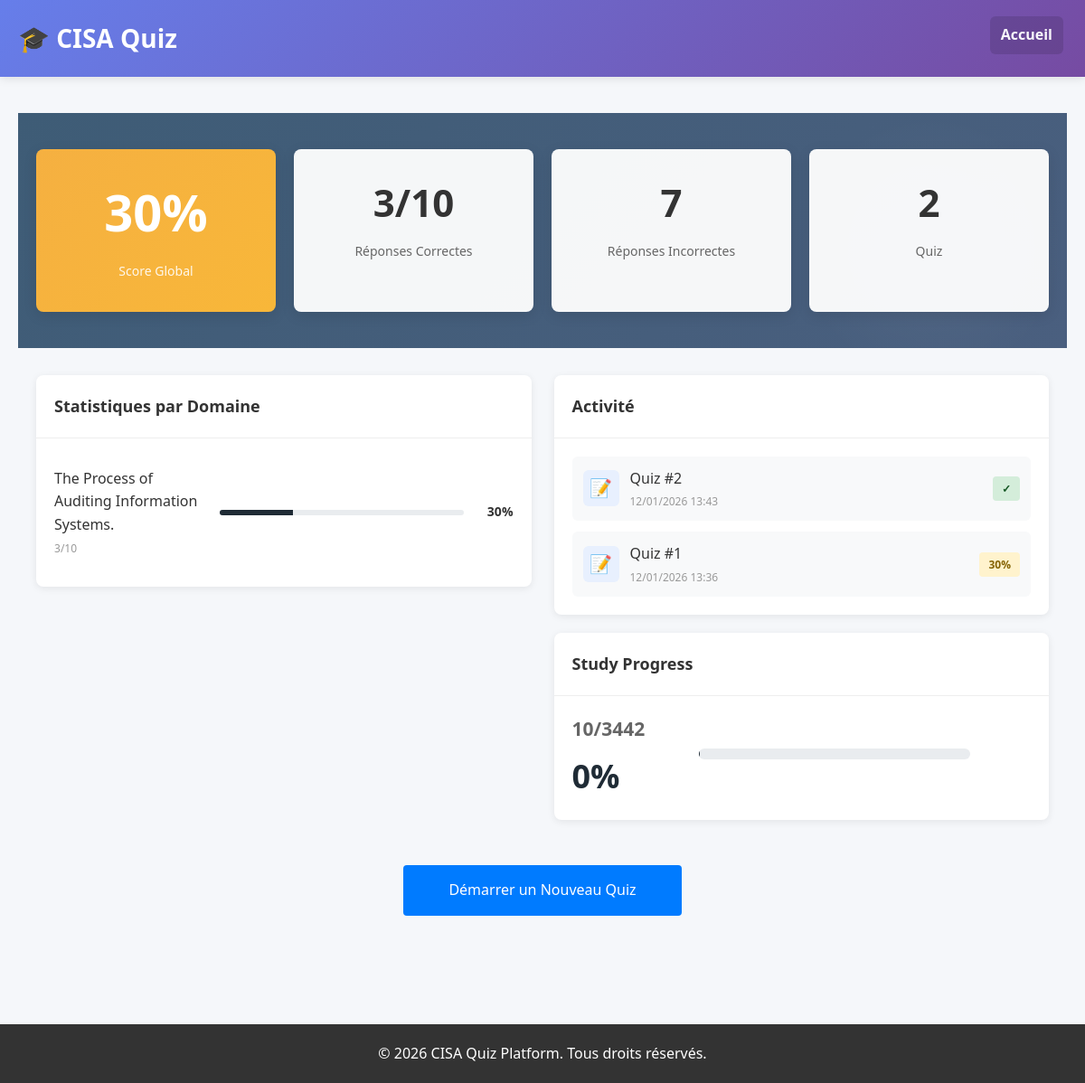
/dashboard, run on the app's committed database.
### app/models.py (models this page shows, shortened)
class Questions(db.Model):
    __tablename__ = 'questions'
    id = db.Column(db.Integer, primary_key=True, autoincrement=True)
    text = db.Column(db.Text, nullable=False)
    options = db.Column(db.JSON, nullable=False)  # Liste de réponses possibles
    correct = db.Column(db.Integer, nullable=False)  # Index de la bonne réponse (0-based)
    explanation = db.Column(db.Text, nullable=True)
    theme = db.Column(db.String(100), nullable=False)
    updated_at = db.Column(db.DateTime, default=lambda: datetime.now(timezone.utc))

### app/routes.py (the view)
@app.route('/dashboard')
def dashboard():
    all_sessions = SessionQuiz.query.all()
    all_answers = SessionAnswer.query.all()
    last_answer_by_question = {}
    for answer in all_answers:
        question_id = answer.question_id
        if question_id not in last_answer_by_question or answer.id > last_answer_by_question[question_id].id:
            last_answer_by_question[question_id] = answer
    unique_answers = list(last_answer_by_question.values())
    total_answers = len(unique_answers)
    correct_answers = sum(1 for a in unique_answers if a.is_correct)
    incorrect_answers = total_answers - correct_answers
    overall_score = (correct_answers / total_answers * 100) if total_answers > 0 else 0
    total_questions_in_db = Questions.query.count()
    progression_percentage = (total_answers / total_questions_in_db * 100) if total_questions_in_db > 0 else 0
    theme_stats_dict = {}
    for answer in unique_answers:
        question = Questions.query.get(answer.question_id)
        if question:
            theme = question.theme
            if theme not in theme_stats_dict:
                theme_stats_dict[theme] = {'correct': 0, 'total': 0}
            theme_stats_dict[theme]['total'] += 1
            if answer.is_correct:
                theme_stats_dict[theme]['correct'] += 1
    theme_data = []
    for theme, stats in sorted(theme_stats_dict.items()):
        total = stats['total']
        correct = stats['correct']
        percentage = (correct / total * 100) if total > 0 else 0
        theme_data.append({
            'name': theme,
            'correct': correct,
            'total': total,
            'percentage': round(percentage, 1)
        })
    recent_sessions = SessionQuiz.query.order_by(SessionQuiz.id_session.desc()).limit(10).all()
    session_history = []
    for sess in recent_sessions:
        answers = SessionAnswer.query.filter(SessionAnswer.session_id == sess.id_session).all()
        correct = sum(1 for a in answers if a.is_correct)
        total = len(answers)
        session_history.append({
            'session_id': sess.id_session,
            'score': round(sess.score, 1) if sess.score else 0,
            'correct': correct,
            'total': total,
            'date': sess.created_at.strftime('%d/%m/%Y %H:%M') if sess.created_at else 'N/A'
        })
    return render_template('dashboard.html',
                         overall_score=round(overall_score, 1),
                         total_answers=total_answers,
                         correct_answers=correct_answers,
                         incorrect_answers=incorrect_answers,
                         progression_percentage=round(progression_percentage, 1),
                         total_questions_in_db=total_questions_in_db,
                         theme_stats=theme_data,
                         session_history=session_history,
                         total_sessions=len(all_sessions))

### app/templates/dashboard.html (shortened to what this page needs)
{% extends "base.html" %} {% block title %}Dashboard - CISA Quiz{% endblock %}
{% block content %}
<a href="/" class="home-link">Accueil</a>
<div class="dashboard-container">
  <div class="stats-header">
    <div class="header-content">
      <div class="stat-card main-stat">
        <div class="stat-value">{{ overall_score | int }}%</div>
        <div class="stat-label">Score Global</div>
      </div>
      <div class="stat-card">
        <div class="stat-value">{{ correct_answers }}/{{ total_answers }}</div>
        <div class="stat-label">Réponses Correctes</div>
      </div>
      <div class="stat-card">
        <div class="stat-value">{{ incorrect_answers }}</div>
        <div class="stat-label">Réponses Incorrectes</div>
      </div>
      <div class="stat-card">
        <div class="stat-value">{{ total_sessions }}</div>
        <div class="stat-label">Quiz</div>
      </div>
    </div>
  </div>
  <div class="dashboard-main">
    <div class="dashboard-left">
      <div class="card">
        <div class="card-header">
          <h3>Statistiques par Domaine</h3>
        </div>
        <div class="card-body">
          {% if theme_stats %}
          <div class="theme-list">
            {% for theme in theme_stats %}
            <div class="theme-item">
              <div class="theme-info">
                <div class="theme-name">{{ theme.name }}</div>
                <div class="theme-score">
                  {{ theme.correct }}/{{ theme.total }}
                </div>
              </div>
              <div class="theme-bar">
                <div class="progress-bar">
                  <div
                    class="progress-fill"
                    style="width: {{ theme.percentage }}%"
                  ></div>
                </div>
                <div class="theme-percentage">
                  {{ theme.percentage | int }}%
                </div>
              </div>
            </div>
            {% endfor %}
          </div>
          {% else %}
          <div class="empty-state">Aucune donnée disponible</div>
          {% endif %}
        </div>
      </div>
    </div>
    <div class="dashboard-right">
      <div class="card">
        <div class="card-header">
          <h3>Activité</h3>
        </div>
        <div class="card-body">
          <div class="activity-list">
            {% if session_history %} {% for session in session_history[:8] %}
            <div class="activity-item">
              <div class="activity-icon quiz-icon">📝</div>
              <div class="activity-details">
                <div class="activity-title">Quiz #{{ session.session_id }}</div>
                <div class="activity-date">{{ session.date }}</div>
              </div>
              <div class="activity-status">
                {% if session.correct == session.total %}
                <span class="badge success">✓</span>
                {% elif session.correct >= session.total * 0.7 %}
                <span class="badge progress">{{ session.score | int }}%</span>
                {% else %}
                <span class="badge warning">{{ session.score | int }}%</span>
                {% endif %}
              </div>
            </div>
            {% endfor %} {% else %}
            <div class="empty-state">Aucune activité</div>
            {% endif %}
          </div>
        </div>
      </div>
      <div class="card">
        <div class="card-header">
          <h3>Study Progress</h3>
        </div>
        <div class="card-body">
          <div class="progress-card">
            <div class="progress-left">
              <div class="progress-count">
                <h2>{{ total_answers }}/{{ total_questions_in_db }}</h2>
              </div>
              <div class="progress-percent">
                {{ progression_percentage | int }}%
              </div>
            </div>
            <div class="progress-right">
              <div class="progress-bar large">
              </div>
            </div>
          </div>
        </div>
      </div>
    </div>
  </div>
  <div class="cta-section">
    <a href="/quiz/config" class="btn btn-primary btn-large">
      Démarrer un Nouveau Quiz
    </a>
  </div>
</div>
{% endblock %}

### app/templates/base.html (shortened to what this page needs)
<!DOCTYPE html>
<html lang="fr">
  <head>
  </head>
  <body>
    <header>
      <div class="container">
        <h1>🎓 CISA Quiz</h1>
      </div>
    </header>
    <main>
      <div class="container">{% block content %}{% endblock %}</div>
    </main>
    <footer>
      <p>&copy; 2026 CISA Quiz Platform. Tous droits réservés.</p>
    </footer>
  </body>
</html>

### app/templates/base.html (style rules this page uses)
* { margin: 0; padding: 0; box-sizing: border-box; }
body { font-family: "Segoe UI", Tahoma, Geneva, Verdana, sans-serif; background: #f5f7fa; color: #333; line-height: 1.6; }
.container { max-width: 1200px; margin: 0 auto; padding: 0 20px; }
header { background: linear-gradient(135deg, #667eea 0%, #764ba2 100%); color: white; padding: 20px 0; box-shadow: 0 2px 10px rgba(0, 0, 0, 0.1); }
header h1 { font-size: 28px; }
main { min-height: calc(100vh - 200px); padding: 40px 0; }
footer { background: #333; color: white; text-align: center; padding: 20px; margin-top: 40px; }

### data on the page
Questions: name "The Process of Auditing Information Systems.", correct "3", total "10", {{ theme.percentage }} 30.0 (drawn), percentage "30"

### other printed values
{{ overall_score | int }} "30"
{{ correct_answers }} "3"
{{ total_answers }} "10"
{{ incorrect_answers }} "7"
{{ total_sessions }} "2"
{{ session.session_id }} "2" "1"
{{ session.date }} "12/01/2026 13:43" "12/01/2026 13:36"
{{ session.score | int }} "30"
{{ total_questions_in_db }} "3442"
{{ progression_percentage | int }} "0"
